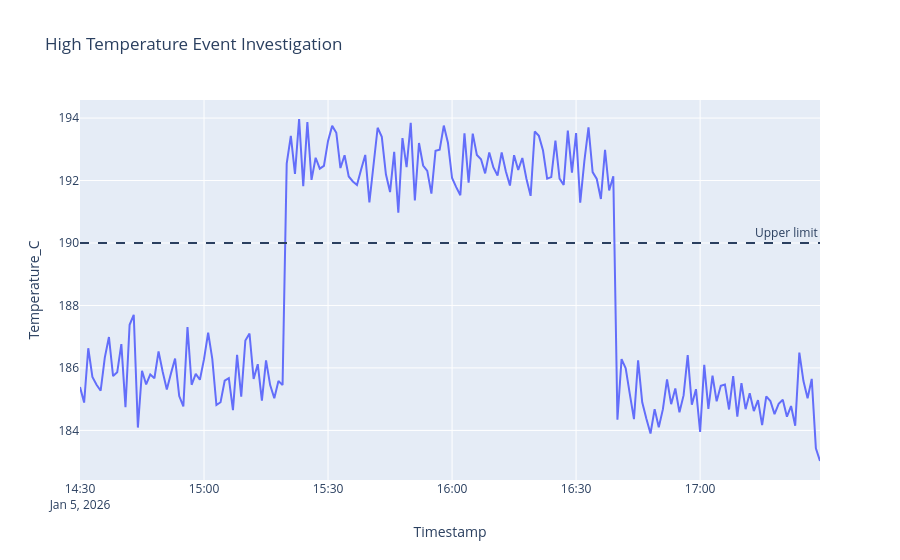

Notebook code for this chart:
### Code cell
fig = px.line(
    event_period,
    x="Timestamp",
    y="Temperature_C",
    title="High Temperature Event Investigation"
)

fig.add_hline(
    y=190,
    line_dash="dash",
    annotation_text="Upper limit"
)

fig.show()

### Figure 1 — Plotly figure (JSON) as saved in the notebook; plotly's stock layout.template omitted (floating-point values rounded to 4 significant figures; data arrays with more than 128 entries replaced by an {"elided": "..."} marker saying what was removed)
{"data": [{"hovertemplate": "Timestamp=%{x}<br>Temperature_C=%{y}<extra></extra>", "legendgroup": "", "line": {"color": "#636efa", "dash": "solid"}, "marker": {"symbol": "circle"}, "mode": "lines", "name": "", "orientation": "v", "showlegend": false, "type": "scatter", "x": {"elided": "180 str values"}, "xaxis": "x", "y": {"elided": "180 float values"}, "yaxis": "y"}], "layout": {"annotations": [{"showarrow": false, "text": "Upper limit", "x": 1, "xanchor": "right", "xref": "x domain", "y": 190, "yanchor": "bottom", "yref": "y"}], "legend": {"tracegroupgap": 0}, "shapes": [{"line": {"dash": "dash"}, "type": "line", "x0": 0, "x1": 1, "xref": "x domain", "y0": 190, "y1": 190, "yref": "y"}], "title": {"text": "High Temperature Event Investigation"}, "xaxis": {"anchor": "y", "domain": [0, 1], "title": {"text": "Timestamp"}}, "yaxis": {"anchor": "x", "domain": [0, 1], "title": {"text": "Temperature_C"}}}}
